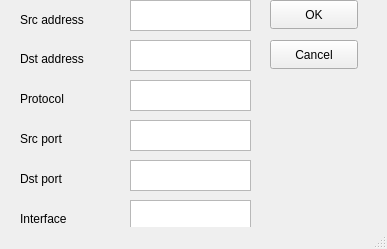
<?xml version="1.0" encoding="UTF-8"?>
<ui version="4.0">
 <class>MainWindow</class>
 <widget class="QMainWindow" name="MainWindow">
  <property name="geometry">
   <rect>
    <x>0</x>
    <y>0</y>
    <width>387</width>
    <height>249</height>
   </rect>
  </property>
  <property name="windowTitle">
   <string>Add Mangle RUle</string>
  </property>
  <widget class="QWidget" name="centralwidget">
   <widget class="QTextEdit" name="srcField">
    <property name="geometry">
     <rect>
      <x>130</x>
      <y>0</y>
      <width>121</width>
      <height>31</height>
     </rect>
    </property>
   </widget>
   <widget class="QPushButton" name="okButton">
    <property name="geometry">
     <rect>
      <x>270</x>
      <y>0</y>
      <width>88</width>
      <height>29</height>
     </rect>
    </property>
    <property name="text">
     <string>OK</string>
    </property>
   </widget>
   <widget class="QPushButton" name="cancelButton">
    <property name="geometry">
     <rect>
      <x>270</x>
      <y>40</y>
      <width>88</width>
      <height>29</height>
     </rect>
    </property>
    <property name="text">
     <string>Cancel</string>
    </property>
   </widget>
   <widget class="QTextEdit" name="protField">
    <property name="geometry">
     <rect>
      <x>130</x>
      <y>80</y>
      <width>121</width>
      <height>31</height>
     </rect>
    </property>
   </widget>
   <widget class="QTextEdit" name="dstField">
    <property name="geometry">
     <rect>
      <x>130</x>
      <y>40</y>
      <width>121</width>
      <height>31</height>
     </rect>
    </property>
   </widget>
   <widget class="QTextEdit" name="dportField">
    <property name="geometry">
     <rect>
      <x>130</x>
      <y>160</y>
      <width>121</width>
      <height>31</height>
     </rect>
    </property>
   </widget>
   <widget class="QLabel" name="label_2">
    <property name="geometry">
     <rect>
      <x>20</x>
      <y>50</y>
      <width>101</width>
      <height>17</height>
     </rect>
    </property>
    <property name="text">
     <string>Dst address</string>
    </property>
   </widget>
   <widget class="QLabel" name="label_5">
    <property name="geometry">
     <rect>
      <x>20</x>
      <y>130</y>
      <width>91</width>
      <height>17</height>
     </rect>
    </property>
    <property name="text">
     <string>Src port</string>
    </property>
   </widget>
   <widget class="QLabel" name="label_6">
    <property name="geometry">
     <rect>
      <x>20</x>
      <y>170</y>
      <width>91</width>
      <height>17</height>
     </rect>
    </property>
    <property name="text">
     <string>Dst port</string>
    </property>
   </widget>
   <widget class="QLabel" name="label">
    <property name="geometry">
     <rect>
      <x>20</x>
      <y>10</y>
      <width>81</width>
      <height>20</height>
     </rect>
    </property>
    <property name="text">
     <string>Src address</string>
    </property>
   </widget>
   <widget class="QLabel" name="label_4">
    <property name="geometry">
     <rect>
      <x>20</x>
      <y>90</y>
      <width>91</width>
      <height>17</height>
     </rect>
    </property>
    <property name="text">
     <string>Protocol</string>
    </property>
   </widget>
   <widget class="QTextEdit" name="sportField">
    <property name="geometry">
     <rect>
      <x>130</x>
      <y>120</y>
      <width>121</width>
      <height>31</height>
     </rect>
    </property>
   </widget>
   <widget class="QLabel" name="label_7">
    <property name="geometry">
     <rect>
      <x>20</x>
      <y>210</y>
      <width>91</width>
      <height>17</height>
     </rect>
    </property>
    <property name="text">
     <string>Interface</string>
    </property>
   </widget>
   <widget class="QTextEdit" name="ifaceField">
    <property name="geometry">
     <rect>
      <x>130</x>
      <y>200</y>
      <width>121</width>
      <height>31</height>
     </rect>
    </property>
   </widget>
  </widget>
  <widget class="QStatusBar" name="statusbar"/>
 </widget>
 <resources/>
 <connections/>
</ui>
